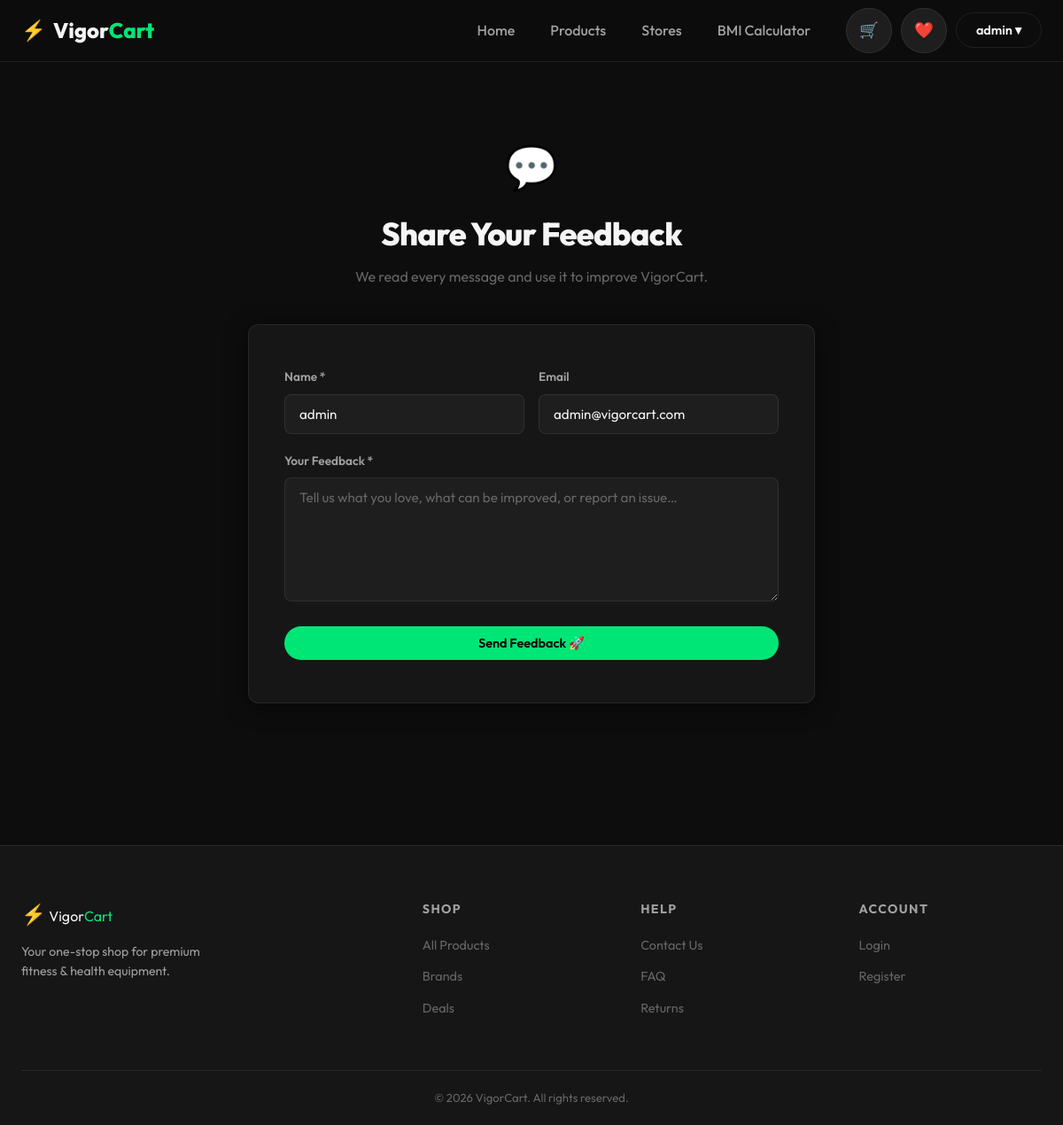
The page /feedback/ (signed in) on the database its author committed.
### store/models.py (models this page shows, shortened)
class User(AbstractUser):
    IS_CUSTOMER = 'customer'
    IS_SHOP_OWNER = 'shop_owner'
    IS_ADMIN = 'admin'
    ROLE_CHOICES = [
        (IS_CUSTOMER, 'Customer'),
        (IS_SHOP_OWNER, 'Shop Owner'),
        (IS_ADMIN, 'Admin'),
    ]
    role = models.CharField(max_length=20, choices=ROLE_CHOICES, default=IS_CUSTOMER)
    phone_number = models.CharField(max_length=100, blank=True, null=True)
    address = models.TextField(blank=True, null=True)
    email = models.EmailField(unique=True)

### store/views.py (the view, shortened to what this page needs)
# urls.py: path('feedback/', views.feedback_view, name='feedback'),
def feedback_view(request):
    return render(request, 'store/feedback.html')

### store/templates/store/feedback.html (shortened to what this page needs)
{% extends 'store/base.html' %}
{% block content %}
<section class="section">
    <div class="container" style="max-width:640px;">
        <div style="text-align:center;margin-bottom:40px;">
            <div style="font-size:3rem;margin-bottom:8px;">💬</div>
            <h1 class="section-title" style="margin:0;">Share Your Feedback</h1>
            <p style="color:var(--text-muted);margin-top:8px;">We read every message and use it to improve VigorCart.</p>
        </div>
        <div class="auth-card" style="max-width:100%;">
            <form method="post">
                <div style="display:grid;grid-template-columns:1fr 1fr;gap:16px;">
                    <div class="form-group">
                        <label class="form-label">Name *</label>
                        <input type="text" name="name" class="form-input" placeholder="Your name"
                            value="{% if user.is_authenticated %}{{ user.username }}{% endif %}" required>
                    </div>
                    <div class="form-group">
                        <label class="form-label">Email</label>
                        <input type="email" name="email" class="form-input" placeholder="your@email.com"
                            value="{% if user.is_authenticated %}{{ user.email }}{% endif %}">
                    </div>
                </div>
                <div class="form-group">
                    <label class="form-label">Your Feedback *</label>
                    <textarea name="feedback" class="form-input" rows="6"
                        placeholder="Tell us what you love, what can be improved, or report an issue…" required></textarea>
                </div>
                <button type="submit" class="btn btn-primary" style="width:100%;justify-content:center;">Send Feedback 🚀</button>
            </form>
        </div>
    </div>
</section>
{% endblock %}

### store/templates/store/base.html (shortened to what this page needs)
{% load static %}
<!DOCTYPE html>
<html lang="en">
<head>
  <link rel="stylesheet" href="{% static 'store/css/index.css' %}">
</head>
<body>
  <nav class="navbar">
    <div class="nav-container">
      <a href="{% url 'home' %}" class="nav-logo">
        <span class="logo-icon">⚡</span>
        <span class="logo-text">Vigor<span class="logo-accent">Cart</span></span>
      </a>
      <ul class="nav-links">
        <li><a href="{% url 'home' %}" class="nav-link">Home</a></li>
        <li><a href="{% url 'products' %}" class="nav-link">Products</a></li>
        <li><a href="{% url 'home' %}#stores" class="nav-link">Stores</a></li>
        <li><a href="{% url 'bmi' %}" class="nav-link">BMI Calculator</a></li>
      </ul>
      <div class="nav-actions">
        {% if user.is_authenticated %}
        <a href="{% url 'cart' %}" class="btn btn-icon" title="Cart">🛒</a>
        <a href="{% url 'wishlist' %}" class="btn btn-icon" title="Wishlist">❤️</a>
        <div class="nav-dropdown">
          <button class="btn btn-outline">{{ user.username }} ▾</button>
        </div>
        {% else %}
        <a href="{% url 'login' %}" class="btn btn-outline">Login</a>
        <a href="{% url 'register' %}" class="btn btn-primary">Sign Up</a>
        {% endif %}
      </div>
    </div>
  </nav>
  <main>
    {% block content %}{% endblock %}
  </main>
  <footer class="footer">
    <div class="footer-container">
      <div class="footer-brand">
        <span class="logo-icon">⚡</span>
        <span class="logo-text">Vigor<span class="logo-accent">Cart</span></span>
        <p>Your one-stop shop for premium fitness & health equipment.</p>
      </div>
      <div class="footer-links">
        <h4>Shop</h4>
        <ul>
          <li><a href="{% url 'products' %}">All Products</a></li>
          <li><a href="#">Brands</a></li>
          <li><a href="#">Deals</a></li>
        </ul>
      </div>
      <div class="footer-links">
        <h4>Help</h4>
        <ul>
          <li><a href="#">Contact Us</a></li>
          <li><a href="#">FAQ</a></li>
          <li><a href="#">Returns</a></li>
        </ul>
      </div>
      <div class="footer-links">
        <h4>Account</h4>
        <ul>
          <li><a href="{% url 'login' %}">Login</a></li>
          <li><a href="{% url 'register' %}">Register</a></li>
        </ul>
      </div>
    </div>
    <div class="footer-bottom">
      <p>© 2026 VigorCart. All rights reserved.</p>
    </div>
  </footer>
</body>
</html>

### store/static/store/css/index.css (style rules this page uses)
:root { --primary: #00e676; --primary-dark: #00c853; --primary-glow: rgba(0, 230, 118, 0.25); --bg-dark: #0d0d0d; --bg-card: #161616; --bg-elevated: #1e1e1e; --text-primary: #f5f5f5; --text-secondary: #a0a0a0; --text-muted: #666; --border: rgba(255, 255, 255, 0.08); --danger: #ff4d4d; --warning: #ffab40; --shadow-card: 0 4px 24px rgba(0, 0, 0, 0.5); --shadow-glow: 0 0 24px var(--primary-glow); --radius: 12px; --radius-sm: 8px; --radius-pill: 50px; --nav-height: 70px; --transition: 0.25s ease; --font: 'Outfit', sans-serif; }
*, *::before, *::after { box-sizing: border-box; margin: 0; padding: 0; }
html { scroll-behavior: smooth; }
body { font-family: var(--font); background-color: var(--bg-dark); color: var(--text-primary); min-height: 100vh; line-height: 1.6; -webkit-font-smoothing: antialiased; }
a { text-decoration: none; color: inherit; }
ul { list-style: none; }
.navbar { position: sticky; top: 0; z-index: 1000; background: rgba(13, 13, 13, 0.9); backdrop-filter: blur(16px); -webkit-backdrop-filter: blur(16px); border-bottom: 1px solid var(--border); height: var(--nav-height); }
.nav-container { max-width: 1280px; margin: 0 auto; height: 100%; padding: 0 24px; display: flex; align-items: center; gap: 24px; }
.nav-logo { display: flex; align-items: center; gap: 8px; font-size: 1.5rem; font-weight: 800; flex-shrink: 0; }
.logo-icon { font-size: 1.4rem; }
.logo-accent { color: var(--primary); }
.nav-links { display: flex; gap: 8px; margin-left: auto; }
.nav-link { padding: 8px 16px; border-radius: var(--radius-pill); font-weight: 500; color: var(--text-secondary); transition: color var(--transition), background var(--transition); }
.nav-actions { display: flex; align-items: center; gap: 10px; flex-shrink: 0; }
.nav-dropdown { position: relative; }
.btn { display: inline-flex; align-items: center; justify-content: center; gap: 8px; padding: 10px 22px; border-radius: var(--radius-pill); font-family: var(--font); font-size: 0.9rem; font-weight: 600; cursor: pointer; border: none; transition: all var(--transition); white-space: nowrap; }
.btn-primary { background: var(--primary); color: #000; }
.btn-outline { background: transparent; color: var(--text-primary); border: 1px solid var(--border); }
.btn-icon { background: var(--bg-elevated); border: 1px solid var(--border); padding: 10px 14px; font-size: 1.1rem; border-radius: var(--radius-pill); }
.section { padding: 80px 24px; }
.section-title { font-size: clamp(1.8rem, 3vw, 2.6rem); font-weight: 800; letter-spacing: -0.02em; margin-bottom: 14px; }
.container { max-width: 1280px; margin: 0 auto; }
.auth-card { background: var(--bg-card); border: 1px solid var(--border); border-radius: var(--radius); padding: 48px 40px; width: 100%; max-width: 440px; box-shadow: var(--shadow-card); }
.form-group { margin-bottom: 20px; }
.form-label { display: block; font-size: 0.85rem; font-weight: 600; margin-bottom: 8px; color: var(--text-secondary); }
.form-input { width: 100%; background: var(--bg-elevated); border: 1px solid var(--border); border-radius: var(--radius-sm); padding: 12px 16px; font-family: var(--font); font-size: 0.95rem; color: var(--text-primary); outline: none; transition: border-color var(--transition), box-shadow var(--transition); }
.form-input::placeholder { color: var(--text-muted); }
textarea.form-input { resize: vertical; min-height: 80px; }
.footer { background: var(--bg-card); border-top: 1px solid var(--border); padding: 60px 24px 0; margin-top: 80px; }
.footer-container { max-width: 1280px; margin: 0 auto; display: grid; grid-template-columns: 2fr 1fr 1fr 1fr; gap: 40px; padding-bottom: 48px; }
.footer-brand p { font-size: 0.88rem; color: var(--text-secondary); margin-top: 12px; max-width: 240px; line-height: 1.6; }
.footer-links h4 { font-size: 0.88rem; font-weight: 700; text-transform: uppercase; letter-spacing: 0.1em; margin-bottom: 16px; color: var(--text-secondary); }
.footer-links ul li { margin-bottom: 10px; }
.footer-links ul li a { font-size: 0.9rem; color: var(--text-muted); transition: color var(--transition); }
.footer-bottom { border-top: 1px solid var(--border); padding: 20px 0; text-align: center; font-size: 0.82rem; color: var(--text-muted); }

### rows shown on the page
User: username "admin", name "admin", email "admin@vigorcart.com"
